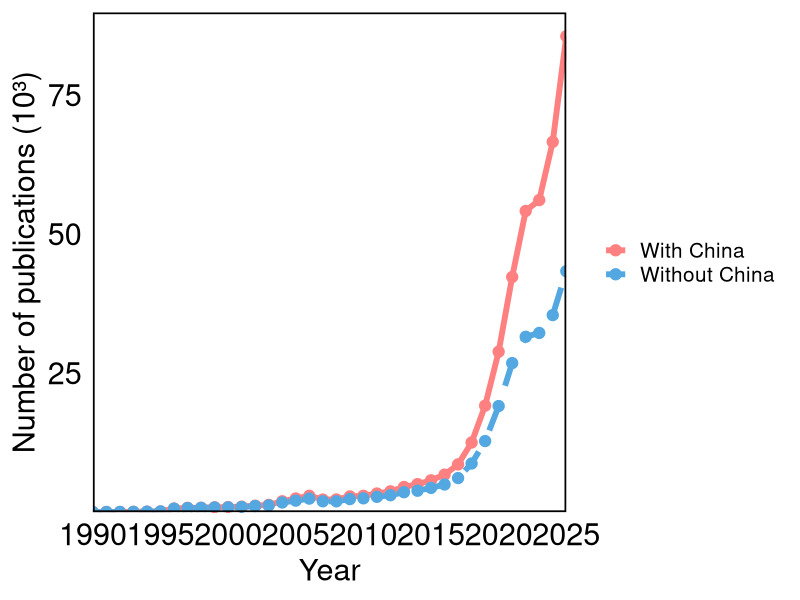
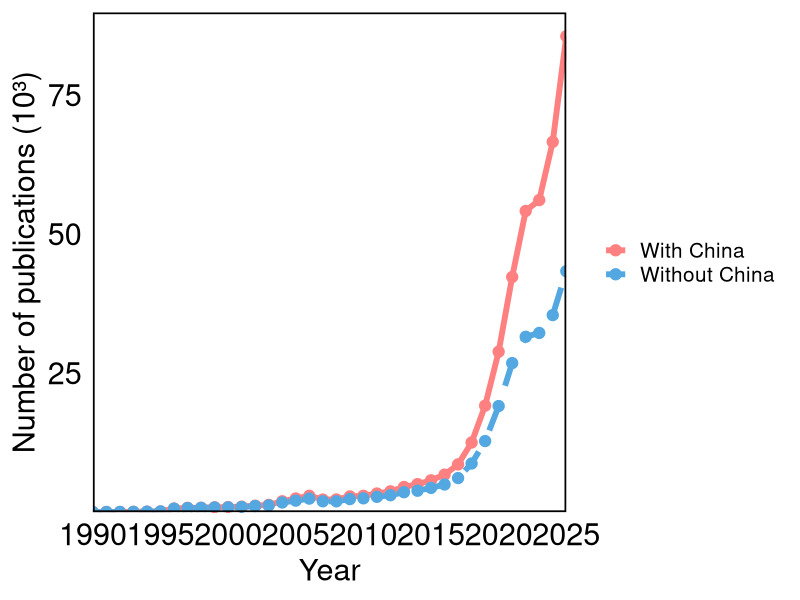

These charts were generated, in order, by the following R code:
library(readr)
library(dplyr)
library(tidyr)
library(ggplot2)
library(scales)

# ============================================================
# 1. 读取数据
# ============================================================

df <- read_csv(
  "annual_all_natural_country_publication_counts.csv",
  show_col_types = FALSE
) %>%
  mutate(
    Year = as.integer(Year),
    Country = trimws(Country),
    Count = as.numeric(Count)
  )


# ============================================================
# 2. 每年全球总发文量：包含中国
# ============================================================

annual_with_china <- df %>%
  group_by(Year) %>%
  summarise(
    Publications = sum(Count, na.rm = TRUE),
    .groups = "drop"
  ) %>%
  mutate(
    Scenario = "With China"
  )


# ============================================================
# 3. 每年全球总发文量：排除中国
# ============================================================

annual_without_china <- df %>%
  filter(
    Country != "China"
  ) %>%
  group_by(Year) %>%
  summarise(
    Publications = sum(Count, na.rm = TRUE),
    .groups = "drop"
  ) %>%
  mutate(
    Scenario = "Without China"
  )


# ============================================================
# 4. 合并
# ============================================================

plot_data <- bind_rows(
  annual_with_china,
  annual_without_china
) %>%
  mutate(
    Scenario = factor(
      Scenario,
      levels = c(
        "With China",
        "Without China"
      )
    )
  )


# 查看结果
print(plot_data, n = Inf)


# ============================================================
# 5. 绘图
# ============================================================

p <- ggplot(
  plot_data,
  aes(
    x = Year,
    y = Publications,
    color = Scenario,
    linetype = Scenario
  )
) +
  
  geom_line(
    linewidth = 2
  ) +
  
  geom_point(
    size = 3.5
  ) +
  
  scale_color_manual(
    values = c(
      "With China" = "#FF8081",
      "Without China" = "#53A8E1"
    )
  ) +
  
  scale_linetype_manual(
    values = c(
      "With China" = "solid",
      "Without China" = "dashed"
    )
  ) +
  
  scale_x_continuous(
    breaks = seq(
      1990,
      2025,
      by = 5
    ),
    limits = c(
      1990,
      2025
    ),
    expand = c(
      0,
      0
    )
  ) +
  
  scale_y_continuous(
    breaks = c(25000, 50000, 75000),
    labels = c("25", "50", "75"),
    expand = expansion(
      mult = c(0, 0.05)
    )
  ) +
  
  labs(
    x = "Year",
    y = "Number of publications (10³)",
    color = NULL,
    linetype = NULL
  ) +
  
  theme_minimal(
    base_size = 18
  ) +
  
  theme(
    panel.grid = element_blank(),
    
    panel.border = element_rect(
      color = "black",
      fill = NA,
      linewidth = 1.2
    ),
    
    axis.title = element_text(
      size = 22,
      color = "black"
    ),
    
    axis.text = element_text(
      size = 22,
      color = "black"
    ),
    
    legend.position = "right",
    
    legend.text = element_text(
      size = 15
    )
  )

print(p)


# ============================================================
# 6. 保存年度数据
# ============================================================

write_csv(
  plot_data,
  "annual_global_publications_with_without_China.csv"
)


# ============================================================
# 7. 保存图片
# ============================================================

ggsave(
  "annual_global_publications_with_without_China.png",
  plot = p,
  width = 10,
  height = 5,
  dpi = 600
)
